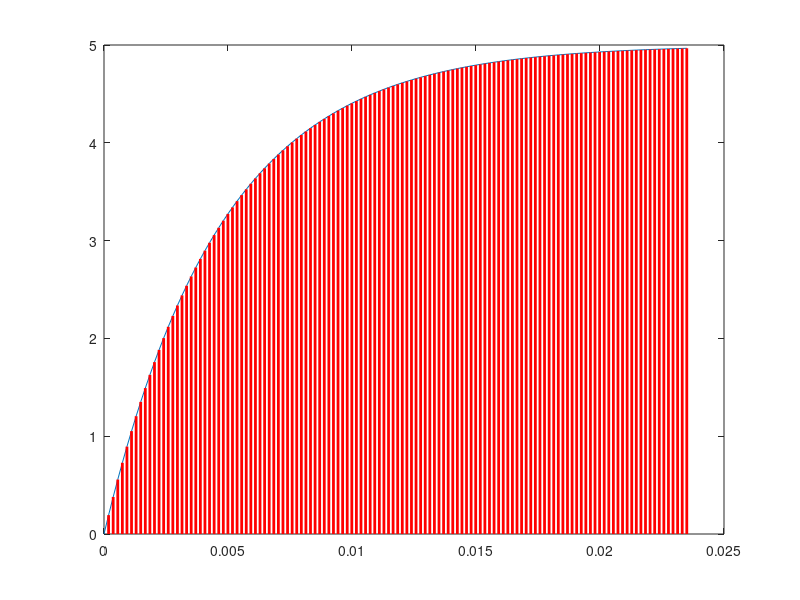
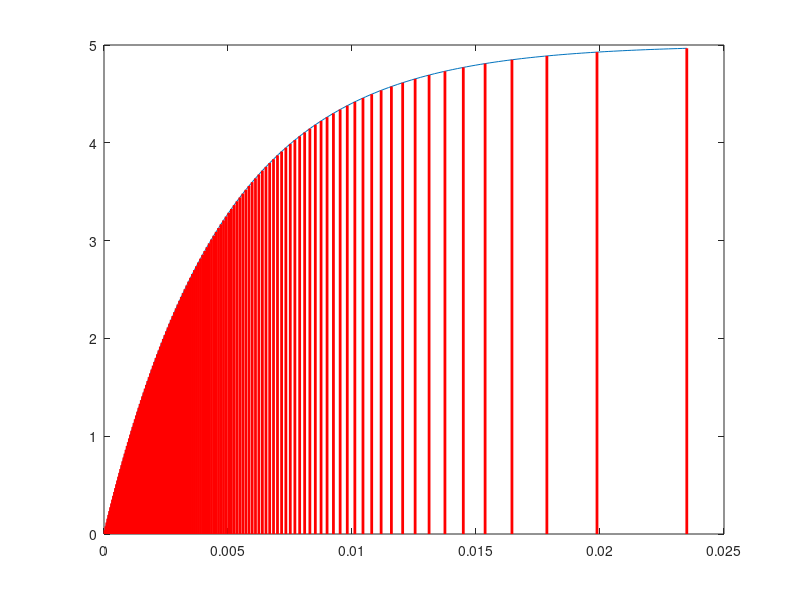

The MATLAB script that drew these images, in order:
# PWM to analog generator
# Pulse to analog output on a series RC circuit.

R = 4.7E3;
C = 1E-6;
V = 5;

# pulse width to voltage
pw2v = @(pw) V * (1 - exp(-pw/(R * C)));

# voltage to pulse width
v2pw = @(Vc) -R * C * log(-Vc/V + 1);


#-----------------------------------------------------------------------------
# Plotting evenly distributed pulse widths.

t = linspace(0, 5 * R * C, 128);
figure()
plot(t, pw2v(t))

for n = 1:length(t)
    line([t(n), t(n)], [0, pw2v(t(n))], 'color', 'r', 'linewidth', 2)
end

#-----------------------------------------------------------------------------
# Plotting evenly distributed voltages.

vt = linspace(0, pw2v(t(end)), 128);
figure(2)
plot(t, pw2v(t))

for n = 1:length(vt)
    line([v2pw(vt(n)), v2pw(vt(n))], [0, vt(n)], 'color', 'r', 'linewidth', 2)
end

